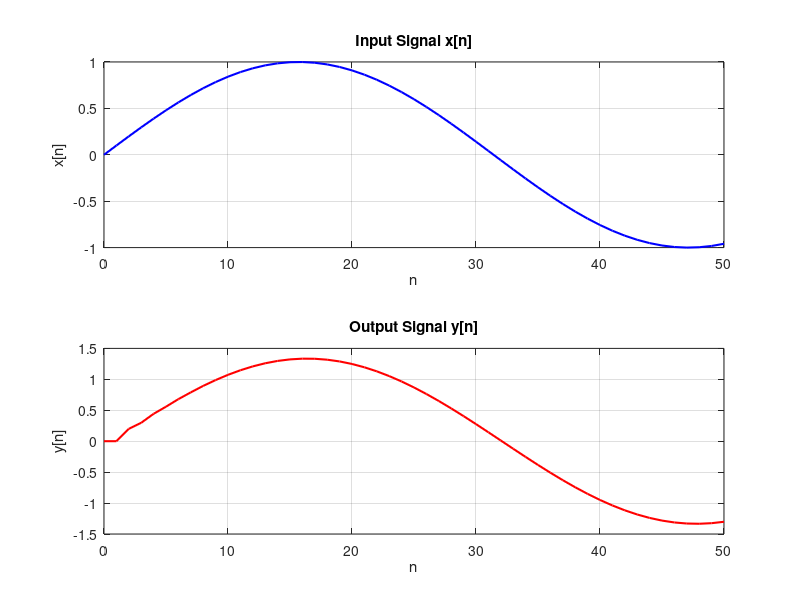

This chart was generated by the following MATLAB code: (Note: this script raises an error after producing the figure.)
% Define the parameters
A = -0.5; % State matrix
B = 2;    % Input matrix
C = 1;    % Output matrix
D = 0;    % Direct transmission matrix

% Define the simulation parameters
n = 0:50; % Time vector
x = sin(0.1 * n); % Input signal (you can change this to any other signal)

% Initialize the state and output vectors
y = zeros(size(n)); % Output vector
y(1) = 0; % Initial condition

% Simulate the system
for i = 1:length(n)-1
    y(i+1) = A * y(i) + B * x(i); % Update the output using the state equation
end

% Plot the results
figure;
subplot(2,1,1);
plot(n, x, 'b', 'LineWidth', 1.5); % Plot input signal
title('Input Signal x[n]');
xlabel('n');
ylabel('x[n]');
grid on;

subplot(2,1,2);
plot(n, y, 'r', 'LineWidth', 1.5); % Plot output signal
title('Output Signal y[n]');
xlabel('n');
ylabel('y[n]');
grid on;

% Improve layout
sgtitle('State Space Analysis of the System');
